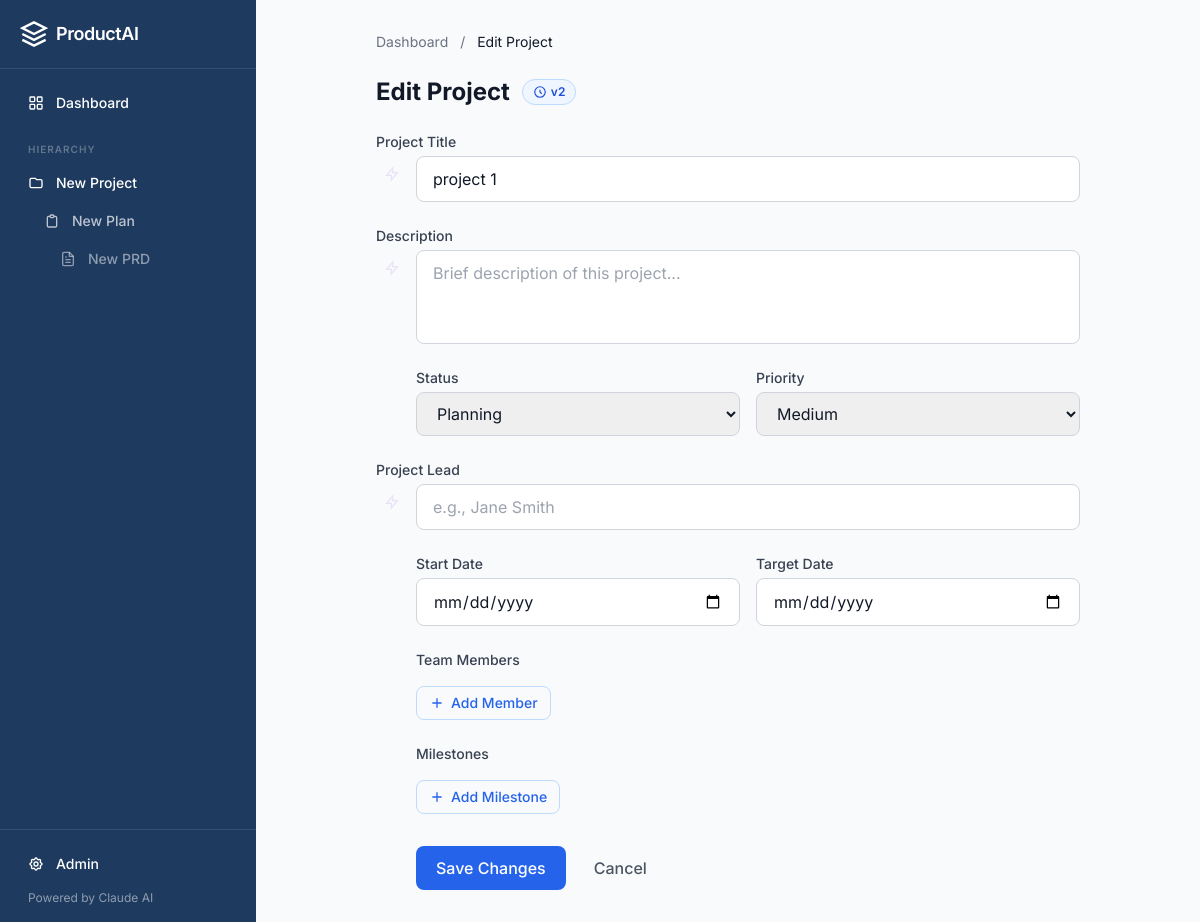
The page /projects/2/edit on the database its author committed.
### tables this page shows
CREATE TABLE projects (
    id INTEGER PRIMARY KEY AUTOINCREMENT,
    title TEXT NOT NULL,
    description TEXT DEFAULT '',
    status TEXT DEFAULT 'planning' CHECK(status IN ('planning', 'active', 'on_hold', 'completed', 'archived')),
    priority TEXT DEFAULT 'medium' CHECK(priority IN ('low', 'medium', 'high', 'critical')),
    lead TEXT DEFAULT '',
    members TEXT DEFAULT '[]',
    milestones TEXT DEFAULT '[]',
    start_date TEXT DEFAULT '',
    target_date TEXT DEFAULT '',
    ai_conversation TEXT DEFAULT '[]',
    created_at TEXT DEFAULT (datetime('now')),
    updated_at TEXT DEFAULT (datetime('now'))
);

### productai/routes/pages.py (the view)
@router.get("/projects/{project_id}/edit", response_class=HTMLResponse)
async def edit_project_page(request: Request, project_id: int):
    project = await models.get_project(project_id)
    if not project:
        return HTMLResponse("<h1>Project not found</h1>", status_code=404)
    current_version = await models.get_current_version_number("project", project_id)
    return templates.TemplateResponse(
        "pages/project_edit.html",
        {"request": request, "project": project, "current_version": current_version},
    )

### productai/templates/pages/project_edit.html (shortened to what this page needs)
{% extends "base.html" %}
{% macro enhance_icon(field_label) %}
<div class="enhance-popover">
    <button type="button" class="enhance-trigger" data-field="{{ field_label }}" title="Enhance with AI — hover to activate">
        <svg class="enhance-bolt" viewBox="0 0 24 24" fill="none" stroke="currentColor" stroke-width="2">
            <path d="M13 10V3L4 14h7v7l9-11h-7z"/>
        </svg>
    </button>
</div>
{% endmacro %}
{% block content %}
<div class="p-8 max-w-3xl mx-auto">
    <nav class="text-sm text-gray-500 mb-6">
        <a href="/" class="hover:text-brand-600">Dashboard</a>
        <span class="mx-2">/</span>
        <span class="text-gray-900">{% if project %}Edit Project{% else %}New Project{% endif %}</span>
    </nav>
    <div class="flex items-center gap-3 mb-6">
        <h1 class="text-2xl font-bold">{% if project %}Edit Project{% else %}Create New Project{% endif %}</h1>
        {% if project and current_version is defined and current_version > 0 %}
        <a href="/projects/{{ project.id }}/versions" class="inline-flex items-center gap-1 px-2.5 py-1 text-xs font-semibold rounded-full bg-brand-50 text-brand-700 border border-brand-200 hover:bg-brand-100 transition-colors" title="View version history">
            <svg class="w-3.5 h-3.5" fill="none" stroke="currentColor" stroke-width="2" viewBox="0 0 24 24">
                <path d="M12 8v4l3 3m6-3a9 9 0 11-18 0 9 9 0 0118 0z"/>
            </svg>
            v{{ current_version }}
        </a>
        {% endif %}
    </div>
    <form action="{% if project %}/api/projects/{{ project.id }}{% else %}/api/projects{% endif %}" method="post" class="space-y-6" id="projectForm">
        <div class="enhance-wrap">
            <label for="title" class="block text-sm font-medium text-gray-700 mb-1">Project Title</label>
            <div class="enhance-field-row">
                {{ enhance_icon("Project Title") }}
                <input type="text" id="title" name="title" value="{{ project.title if project else '' }}" required
                    class="w-full px-4 py-2.5 rounded-lg border border-gray-300 focus:border-brand-500 focus:ring-2 focus:ring-brand-200 outline-none transition-all"
                    placeholder="e.g., Mobile Commerce Platform">
            </div>
        </div>
        <div class="enhance-wrap">
            <label for="description" class="block text-sm font-medium text-gray-700 mb-1">Description</label>
            <div class="enhance-field-row">
                {{ enhance_icon("Description") }}
                <textarea id="description" name="description" rows="3"
                    class="w-full px-4 py-2.5 rounded-lg border border-gray-300 focus:border-brand-500 focus:ring-2 focus:ring-brand-200 outline-none transition-all resize-none"
                    placeholder="Brief description of this project...">{{ project.description if project else '' }}</textarea>
            </div>
        </div>
        <div class="enhance-field-row">
            <div class="flex-1 grid grid-cols-1 md:grid-cols-2 gap-4">
                <div>
                    <label for="status" class="block text-sm font-medium text-gray-700 mb-1">Status</label>
                    <select id="status" name="status"
                        class="w-full px-4 py-2.5 rounded-lg border border-gray-300 focus:border-brand-500 focus:ring-2 focus:ring-brand-200 outline-none">
                        {% set current_status = project.status if project else 'planning' %}
                        <option value="planning" {% if current_status == 'planning' %}selected{% endif %}>Planning</option>
                    </select>
                </div>
                <div>
                    <label for="priority" class="block text-sm font-medium text-gray-700 mb-1">Priority</label>
                    <select id="priority" name="priority"
                        class="w-full px-4 py-2.5 rounded-lg border border-gray-300 focus:border-brand-500 focus:ring-2 focus:ring-brand-200 outline-none">
                        {% set current_priority = project.priority if project else 'medium' %}
                        <option value="medium" {% if current_priority == 'medium' %}selected{% endif %}>Medium</option>
                    </select>
                </div>
            </div>
        </div>
        <div class="enhance-wrap">
            <label for="lead" class="block text-sm font-medium text-gray-700 mb-1">Project Lead</label>
            <div class="enhance-field-row">
                {{ enhance_icon("Project Lead") }}
                <input type="text" id="lead" name="lead" value="{{ project.lead if project else '' }}"
                    class="w-full px-4 py-2.5 rounded-lg border border-gray-300 focus:border-brand-500 focus:ring-2 focus:ring-brand-200 outline-none transition-all"
                    placeholder="e.g., Jane Smith">
            </div>
        </div>
        <div class="enhance-field-row">
            <div class="flex-1 grid grid-cols-1 md:grid-cols-2 gap-4">
                <div>
                    <label for="start_date" class="block text-sm font-medium text-gray-700 mb-1">Start Date</label>
                    <input type="date" id="start_date" name="start_date" value="{{ project.start_date if project else '' }}"
                        class="w-full px-4 py-2.5 rounded-lg border border-gray-300 focus:border-brand-500 focus:ring-2 focus:ring-brand-200 outline-none transition-all">
                </div>
                <div>
                    <label for="target_date" class="block text-sm font-medium text-gray-700 mb-1">Target Date</label>
                    <input type="date" id="target_date" name="target_date" value="{{ project.target_date if project else '' }}"
                        class="w-full px-4 py-2.5 rounded-lg border border-gray-300 focus:border-brand-500 focus:ring-2 focus:ring-brand-200 outline-none transition-all">
                </div>
            </div>
        </div>
        <div class="enhance-field-row">
            <div class="flex-1">
                <label class="block text-sm font-medium text-gray-700 mb-2">Team Members</label>
                <button type="button" id="add-member-btn"
                    class="mt-2 inline-flex items-center gap-1.5 px-3 py-1.5 text-sm font-medium text-brand-600 border border-brand-200 rounded-lg hover:bg-brand-50 transition-colors">
                    <svg class="w-4 h-4" fill="none" stroke="currentColor" stroke-width="2" viewBox="0 0 24 24"><path d="M12 5v14M5 12h14"/></svg>
                    Add Member
                </button>
            </div>
        </div>
        <div class="enhance-field-row">
            <div class="flex-1">
                <label class="block text-sm font-medium text-gray-700 mb-2">Milestones</label>
                <button type="button" id="add-milestone-btn"
                    class="mt-2 inline-flex items-center gap-1.5 px-3 py-1.5 text-sm font-medium text-brand-600 border border-brand-200 rounded-lg hover:bg-brand-50 transition-colors">
                    <svg class="w-4 h-4" fill="none" stroke="currentColor" stroke-width="2" viewBox="0 0 24 24"><path d="M12 5v14M5 12h14"/></svg>
                    Add Milestone
                </button>
            </div>
        </div>
        <div class="enhance-field-row pt-2">
            <button type="submit" class="px-5 py-2.5 bg-brand-600 text-white font-medium rounded-lg hover:bg-brand-700 transition-colors">
                {% if project %}Save Changes{% else %}Create Project{% endif %}
            </button>
            <a href="{% if project %}/projects/{{ project.id }}{% else %}/{% endif %}" class="px-5 py-2.5 text-gray-600 font-medium rounded-lg hover:bg-gray-100 transition-colors">
                Cancel
            </a>
        </div>
    </form>
</div>
{% endblock %}

### productai/templates/base.html (style rules this page uses)
.enhance-wrap { position: relative; }
.enhance-field-row { display: flex; align-items: flex-start; gap: 0.5rem; }
.enhance-field-row > :last-child { flex: 1; min-width: 0; }
.enhance-popover { position: relative; flex-shrink: 0; }
.enhance-trigger { position: relative; display: flex; align-items: center; justify-content: center; width: 32px; height: 32px; margin-top: 2px; border-radius: 50%; border: 1px solid transparent; background: transparent; color: #7c3aed; cursor: pointer; transition: opacity 0.25s, background 0.2s, border-color 0.2s; flex-shrink: 0; opacity: 0.12; }
.enhance-bolt { width: 16px; height: 16px; position: relative; z-index: 1; }

### rows shown on the page
projects: title "project 1", status "Planning", priority "Medium"

### other values the page prints
{{ current_version }} "2"
